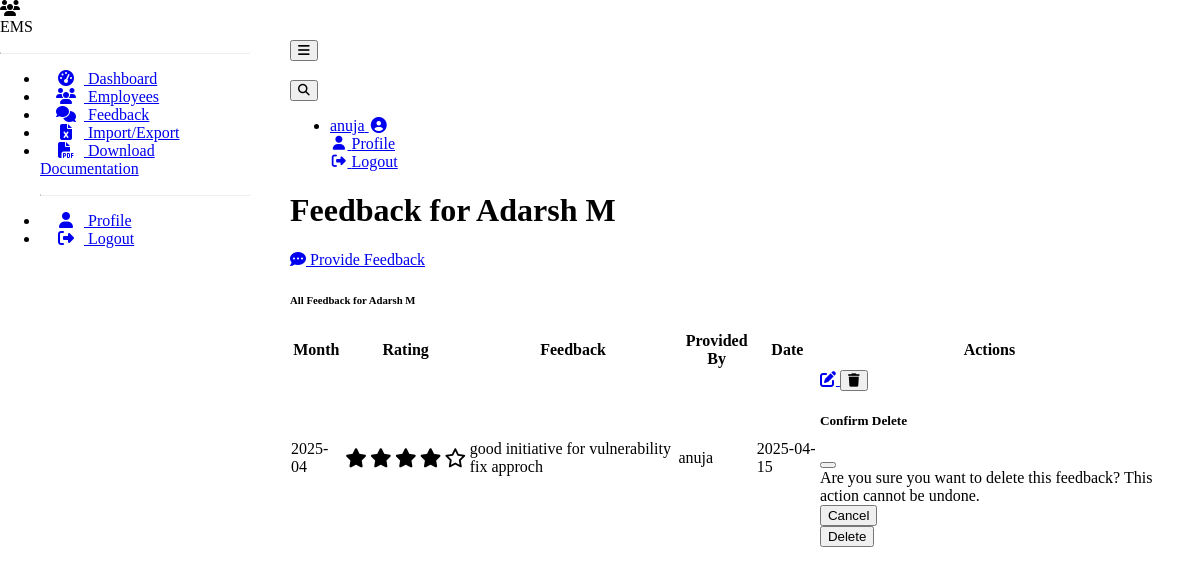
/feedback/employee/2 (signed in), run on the app's committed database.
### models.py (models this page shows, shortened)
class User(UserMixin, db.Model):
    __tablename__ = 'users'
    id = db.Column(db.Integer, primary_key=True)
    username = db.Column(db.String(64), unique=True, nullable=False)
    email = db.Column(db.String(120), unique=True, nullable=False)
    password_hash = db.Column(db.String(256), nullable=False)
    is_manager = db.Column(db.Boolean, default=False)
    employees_managed = db.relationship('Employee', backref='manager_user', lazy='dynamic',
                                        foreign_keys='Employee.manager_id')

class Employee(db.Model):
    __tablename__ = 'employees'
    id = db.Column(db.Integer, primary_key=True)
    full_name = db.Column(db.String(100), nullable=False)
    joining_date = db.Column(db.Date, nullable=False)
    benzyl = db.Column(db.String(50), unique=True, nullable=False)  # Employee ID or username
    role = db.Column(db.String(100), nullable=False)
    skill = db.Column(db.String(100), nullable=False)
    team = db.Column(db.String(100), nullable=False)
    grade = db.Column(db.String(20), nullable=False)
    designation = db.Column(db.String(100), nullable=False)
    location = db.Column(db.String(100), nullable=False)
    user_id = db.Column(db.Integer, db.ForeignKey('users.id'), nullable=True)
    user = db.relationship('User', foreign_keys=[user_id])
    manager_id = db.Column(db.Integer, db.ForeignKey('users.id'), nullable=True)
    feedback_received = db.relationship('Feedback', backref='employee', lazy='dynamic',
                                        foreign_keys='Feedback.employee_id')

class Feedback(db.Model):
    __tablename__ = 'feedback'
    id = db.Column(db.Integer, primary_key=True)
    employee_id = db.Column(db.Integer, db.ForeignKey('employees.id'), nullable=False)
    provided_by_id = db.Column(db.Integer, db.ForeignKey('users.id'), nullable=False)
    provided_by = db.relationship('User', foreign_keys=[provided_by_id])
    rating = db.Column(db.Integer, nullable=False)  # e.g., 1-5 rating scale
    feedback_text = db.Column(db.Text, nullable=False)
    feedback_date = db.Column(db.DateTime, default=datetime.utcnow)
    month = db.Column(db.String(7), nullable=False)  # e.g., "2023-01"

### feedback.py (the view)
@feedback_bp.route('/employee/<int:employee_id>')
@login_required
def employee_feedback(employee_id):
    employee = Employee.query.get_or_404(employee_id)
    current_employee = Employee.query.filter_by(user_id=current_user.id).first()
    has_access = False
    if current_user.is_manager:
        if employee.manager_id == current_user.id:
            has_access = True
    if employee.user_id == current_user.id:
        has_access = True
    if not has_access:
        flash('You do not have permission to view this feedback.', 'danger')
        return redirect(url_for('feedback.feedback_list'))
    feedback = Feedback.query.filter_by(employee_id=employee.id)\
        .order_by(Feedback.feedback_date.desc()).all()
    return render_template('feedback_list.html',
                           feedback=feedback,
                           employee=employee,
                           is_manager=current_user.is_manager,
                           view_type='for_employee')

### app.py (called while the page is built)
@login_manager.user_loader
def load_user(user_id):
    from models import User  # Import here to avoid circular imports
    return User.query.get(int(user_id))

### templates/feedback_list.html (shortened to what this page needs)
{% extends "base.html" %}
{% block content %}
<div class="container-fluid">
    <div class="d-flex justify-content-between align-items-center mb-4">
        <h1 class="h3 text-gray-800">
            {% if view_type == 'provided' %}
            Feedback Provided
            {% elif view_type == 'received' %}
            Feedback Received
            {% elif view_type == 'for_employee' %}
            Feedback for {{ employee.full_name }}
            {% endif %}
        </h1>
        {% if is_manager and view_type == 'for_employee' and employee.manager_id == current_user.id %}
        <a href="{{ url_for('feedback.create_feedback', employee_id=employee.id) }}" class="btn btn-success">
            <i class="fas fa-comment-dots mr-1"></i> Provide Feedback
        </a>
        {% endif %}
    </div>
    <div class="card shadow mb-4">
        <div class="card-header py-3">
            <h6 class="m-0 font-weight-bold text-primary">
                {% if view_type == 'provided' %}
                Feedback You Have Provided
                {% elif view_type == 'received' %}
                Feedback You Have Received
                {% elif view_type == 'for_employee' %}
                All Feedback for {{ employee.full_name }}
                {% endif %}
            </h6>
        </div>
        <div class="card-body">
            {% if feedback %}
            <div class="table-responsive">
                <table class="table table-bordered" id="feedbackTable" width="100%" cellspacing="0">
                    <thead>
                        <tr>
                            <th>Month</th>
                            <th>Rating</th>
                            <th>Feedback</th>
                            {% if view_type == 'received' or view_type == 'for_employee' %}
                            <th>Provided By</th>
                            {% endif %}
                            <th>Date</th>
                            {% if is_manager and view_type != 'received' %}
                            <th>Actions</th>
                            {% endif %}
                        </tr>
                    </thead>
                    <tbody>
                        {% for fb in feedback %}
                        <tr>
                            <td>{{ fb.month }}</td>
                            <td>
                                <div class="feedback-rating">
                                    {% for i in range(fb.rating) %}
                                    <i class="fas fa-star feedback-star"></i>
                                    {% endfor %}
                                    {% for i in range(5 - fb.rating) %}
                                    <i class="far fa-star feedback-star"></i>
                                    {% endfor %}
                                </div>
                            </td>
                            <td>{{ fb.feedback_text }}</td>
                            {% if view_type == 'received' or view_type == 'for_employee' %}
                            <td>{{ fb.provided_by.username }}</td>
                            {% endif %}
                            <td>{{ fb.feedback_date.strftime('%Y-%m-%d') }}</td>
                            {% if is_manager and view_type != 'received' and fb.provided_by_id == current_user.id %}
                            <td>
                                <div class="btn-group" role="group">
                                    <a href="{{ url_for('feedback.edit_feedback', feedback_id=fb.id) }}"
                                       class="btn btn-warning btn-sm" data-bs-toggle="tooltip" title="Edit Feedback">
                                        <i class="fas fa-edit"></i>
                                    </a>
                                    <button type="button" class="btn btn-danger btn-sm confirm-delete"
                                            data-bs-toggle="modal" data-bs-target="#deleteFeedbackModal{{ fb.id }}"
                                            title="Delete Feedback">
                                        <i class="fas fa-trash"></i>
                                    </button>
                                    <div class="modal fade" id="deleteFeedbackModal{{ fb.id }}" tabindex="-1"
                                         aria-labelledby="deleteFeedbackModalLabel" aria-hidden="true">
                                        <div class="modal-dialog">
                                            <div class="modal-content">
                                                <div class="modal-header">
                                                    <h5 class="modal-title" id="deleteFeedbackModalLabel">
                                                        Confirm Delete
                                                    </h5>
                                                    <button type="button" class="btn-close" data-bs-dismiss="modal"
                                                            aria-label="Close"></button>
                                                </div>
                                                <div class="modal-body">
                                                    Are you sure you want to delete this feedback?
                                                    This action cannot be undone.
                                                </div>
                                                <div class="modal-footer">
                                                    <button type="button" class="btn btn-secondary"
                                                            data-bs-dismiss="modal">Cancel</button>
                                                    <form action="{{ url_for('feedback.delete_feedback', feedback_id=fb.id) }}"
                                                          method="POST">
                                                        <button type="submit" class="btn btn-danger">Delete</button>
                                                    </form>
                                                </div>
                                            </div>
                                        </div>
                                    </div>
                                </div>
                            </td>
                            {% elif is_manager and view_type != 'received' %}
                            <td>-</td>
                            {% endif %}
                        </tr>
                        {% endfor %}
                    </tbody>
                </table>
            </div>
            {% endif %}
        </div>
    </div>
</div>
{% endblock %}

### templates/base.html (shortened to what this page needs)
<!DOCTYPE html>
<html lang="en" data-bs-theme="dark">
<head>
    <link rel="stylesheet" href="https://cdn.replit.com/agent/bootstrap-agent-dark-theme.min.css">
    <link rel="stylesheet" href="https://cdnjs.cloudflare.com/ajax/libs/font-awesome/6.4.0/css/all.min.css">
    <link rel="stylesheet" href="https://cdn.datatables.net/1.13.4/css/dataTables.bootstrap5.min.css">
    <link rel="stylesheet" href="https://cdn.datatables.net/buttons/2.3.6/css/buttons.bootstrap5.min.css">
    <link rel="stylesheet" href="{{ url_for('static', filename='css/custom.css') }}">
</head>
<body>
    {% if current_user.is_authenticated %}
    <div class="sidebar bg-dark">
        <div class="sidebar-brand d-flex align-items-center justify-content-center p-3">
            <div class="sidebar-brand-icon">
                <i class="fas fa-users"></i>
            </div>
            <div class="sidebar-brand-text mx-3">EMS</div>
        </div>
        <hr class="sidebar-divider">
        <ul class="nav flex-column">
            <li class="nav-item">
                <a class="nav-link {% if request.endpoint and request.endpoint == 'employee.dashboard' %}active{% endif %}"
                   href="{{ url_for('employee.dashboard') }}">
                    <i class="fas fa-fw fa-tachometer-alt"></i>
                    <span>Dashboard</span>
                </a>
            </li>
            <li class="nav-item">
                <a class="nav-link {% if request.endpoint and 'employee_list' in request.endpoint %}active{% endif %}"
                   href="{{ url_for('employee.employee_list') }}">
                    <i class="fas fa-fw fa-users"></i>
                    <span>Employees</span>
                </a>
            </li>
            <li class="nav-item">
                <a class="nav-link {% if request.endpoint and 'feedback' in request.endpoint %}active{% endif %}"
                   href="{{ url_for('feedback.feedback_list') }}">
                    <i class="fas fa-fw fa-comments"></i>
                    <span>Feedback</span>
                </a>
            </li>
            {% if current_user.is_manager %}
            <li class="nav-item">
                <a class="nav-link {% if request.endpoint and 'import_export' in request.endpoint %}active{% endif %}"
                   href="{{ url_for('employee.import_export') }}">
                    <i class="fas fa-fw fa-file-excel"></i>
                    <span>Import/Export</span>
                </a>
            </li>
            <li class="nav-item">
                <a class="nav-link" href="{{ url_for('docs.generate_and_download_docs') }}">
                    <i class="fas fa-fw fa-file-pdf"></i>
                    <span>Download Documentation</span>
                </a>
            </li>
            {% endif %}
            <hr class="sidebar-divider">
            <li class="nav-item">
                <a class="nav-link" href="{{ url_for('auth.profile') }}">
                    <i class="fas fa-fw fa-user"></i>
                    <span>Profile</span>
                </a>
            </li>
            <li class="nav-item">
                <a class="nav-link" href="{{ url_for('auth.logout') }}">
                    <i class="fas fa-fw fa-sign-out-alt"></i>
                    <span>Logout</span>
                </a>
            </li>
        </ul>
    </div>
    {% endif %}
    <div class="content-wrapper {% if not current_user.is_authenticated %}ml-0{% endif %}">
        {% if current_user.is_authenticated %}
        <nav class="navbar navbar-expand navbar-dark bg-dark mb-4">
            <button id="sidebarToggle" class="btn btn-link d-md-none rounded-circle mr-3">
                <i class="fa fa-bars"></i>
            </button>
            <div class="d-md-inline-block ms-auto form-inline mr-0 navbar-search">
                <div class="input-group">
                    <input type="text" id="searchInput" class="form-control bg-light border small"
                           placeholder="Search..." aria-label="Search">
                    <div class="input-group-append">
                        <button class="btn btn-primary" type="button">
                        </button>
                    </div>
                </div>
            </div>
            <ul class="navbar-nav ml-auto ml-md-0">
                <li class="nav-item dropdown no-arrow">
                    <a class="nav-link dropdown-toggle" href="#" id="userDropdown" role="button"
                       data-bs-toggle="dropdown" aria-haspopup="true" aria-expanded="false">
                        <span class="mr-2 d-none d-lg-inline text-gray-600 small">{{ current_user.username }}</span>
                        <i class="fas fa-user-circle fa-fw"></i>
                    </a>
                    <div class="dropdown-menu dropdown-menu-right shadow animated--grow-in"
                         aria-labelledby="userDropdown">
                        <a class="dropdown-item" href="{{ url_for('auth.profile') }}">
                            <i class="fas fa-user fa-sm fa-fw mr-2 text-gray-400"></i>
                            Profile
                        </a>
                        <a class="dropdown-item" href="{{ url_for('auth.logout') }}">
                            <i class="fas fa-sign-out-alt fa-sm fa-fw mr-2 text-gray-400"></i>
                            Logout
                        </a>
                    </div>
                </li>
            </ul>
        </nav>
        {% endif %}
        <div class="container-fluid">
            {% block content %}{% endblock %}
        </div>
    </div>
</body>
</html>

### static/css/custom.css (style rules this page uses)
:root { --sidebar-width: 250px; }
.sidebar { width: var(--sidebar-width); height: 100vh; position: fixed; left: 0; top: 0; z-index: 100; transition: all 0.3s; overflow-y: auto; }
.sidebar .nav-item .nav-link { padding: 0.75rem 1rem; width: 100%; }
.sidebar .nav-item .nav-link i { margin-right: 0.5rem; }
.sidebar-divider { margin: 1rem 0; border-top: 1px solid rgba(255, 255, 255, 0.15); }
.content-wrapper { margin-left: var(--sidebar-width); padding: 2rem; min-height: 100vh; transition: all 0.3s; }
.feedback-rating { display: inline-flex; font-size: 1.2rem; }
.feedback-star { color: var(--bs-warning); padding: 0 0.1rem; }
.navbar-search { margin-right: 1rem; }
.navbar-search .input-group { width: 300px; }
.navbar-search .form-control { border: 1px solid rgba(255, 255, 255, 0.2) !important; background-color: rgba(255, 255, 255, 0.1) !important; color: white !important; }
.navbar-search .form-control::placeholder { color: rgba(255, 255, 255, 0.6) !important; }

### data on the page
User: username "anuja"
Employee: full_name "Adarsh M"
Feedback: month "2025-04", rating 4 (drawn), feedback_text "good initiative for vulnerability fix approch", provided_by.username "anuja", feedback_date "2025-04-15"
